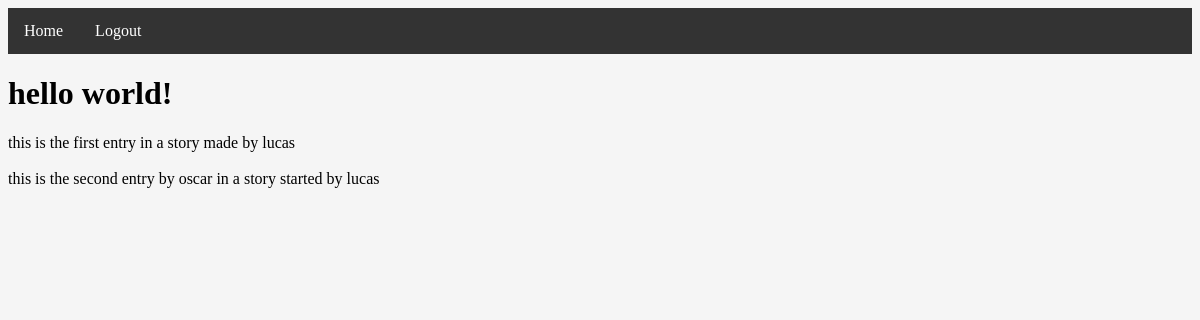
/1 (signed in), run on the app's committed database.
### tables this page shows
CREATE TABLE Stories (ID INTEGER PRIMARY KEY AUTOINCREMENT, Title TEXT, FullStory TEXT, LatestUpdate TEXT);

### __init__.py (the view)
@app.route('/<int:story_id>')
def view_story(story_id):
    if logged_in():
        username = session['username']
        if db_builder.has_contributed(story_id, username):
            title, story, _ = db_builder.get_story(story_id)
            return render_template('view.html', title=title, story=story)
        else:
            return redirect(url_for('edit_story', story_id=story_id))
    else:
        return redirect(url_for('landing'))

### __init__.py (called while the page is built)
def logged_in():
    return session.get('username') is not None

### db_builder.py (called while the page is built)
def split_viewable_stories(username):
    db = sqlite3.connect(DB_FILE) #open if file exists, otherwise create
    c = db.cursor()               #facilitate db ops -- you will use cursor to trigger db events
    c.execute("SELECT ID FROM Stories")
    all_story_ids = set([entry[0] for entry in c.fetchall()])
    user_id = get_id(username)
    c.execute("SELECT StoryID FROM Contributions WHERE UserID=?", [user_id])
    contributed_story_id_set = set([entry[0] for entry in c.fetchall()])
    viewable_story_list = [(story_id, get_story_title_by_id(story_id)) for story_id in contributed_story_id_set]
    editable_story_list = [(story_id, get_story_title_by_id(story_id)) for story_id in all_story_ids.difference(contributed_story_id_set)]
    db.commit() #save changes
    db.close()  #close database
    return (viewable_story_list, editable_story_list)

def has_contributed(story_id, username):
    contributions, _ = split_viewable_stories(username)
    if story_id in [entry[0] for entry in contributions]:
        return True
    else:
        return False

def get_story(story_id):
    db = sqlite3.connect(DB_FILE)  # open if file exists, otherwise create
    c = db.cursor()
    c.execute("SELECT Title, FullStory, LatestUpdate FROM Stories WHERE ID=?", [story_id])
    row = c.fetchone()
    title = row[0]
    full_story = row[1]
    latest_update = row[2]
    db.commit()
    db.close()
    return title, full_story, latest_update

def get_story_title_by_id(story_id):
    db = sqlite3.connect(DB_FILE)  # open if file exists, otherwise create
    c = db.cursor()
    c.execute("SELECT Title FROM Stories WHERE ID=?", [story_id])
    title = c.fetchone()[0]
    db.commit()
    db.close()
    return title

def get_id(username):
    db = sqlite3.connect(DB_FILE) #open if file exists, otherwise create
    c = db.cursor()               #facilitate db ops -- you will use cursor to trigger db events
    user_ID = None
    c.execute("SELECT ID FROM Users WHERE Username=?", [username])
    row = c.fetchone()
    if row is not None:
        user_ID = row[0]
    return user_ID

### templates/view.html (shortened to what this page needs)
<!DOCTYPE html>
<html lang="en">
<head>
    <link rel="stylesheet" href="{{ url_for('static', filename='styles/stylesheet.css') }}">
    <ul class="nav">
        <li class="nav"><a class="nav" href="/">Home</a></li>
        <li class="nav"><a class="nav" href="/logout">Logout</a></li>
    </ul>
</head>
<body>
    <h1 class="story-text">{{ title }}</h1>
    <p style="white-space: pre-wrap;">{{ story }}</p>
</body>
</html>

### static/styles/stylesheet.css (style rules this page uses)
body { background-color: #f5f5f5; }
ul.nav { list-style-type: none; margin: 0; padding: 0; overflow: hidden; background-color: #333; }
li.nav { float: left; }
li a.nav { display: block; color: white; text-align: center; padding: 14px 16px; text-decoration: none; }
.story-text { overflow-wrap: break-word; word-wrap: break-word; }

### data on the page
Stories: Title "hello world!", FullStory "this is the first entry in a story made by lucas this is the second entry by oscar in a story started by lucas"
